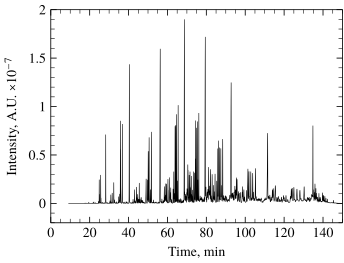

Recreate this plot in gnuplot.
reset
set encoding utf8
set term postscript enhanced eps font "Times-Roman,18" color size 9cm,7cm
set output "gcms-tic.eps"

set xrange [0:150]
set xlabel "Time, min"
set ylabel "Intensity, A.U." offset 1
set xtics scale 1.25,0.75
set ytics scale 1.25,0.75 format "%.1t×10^{%T}"
set style data lines
unset key
plot "Output.txt" using 1:2 lt 1 lc rgb "black" lw 1.5
set output
